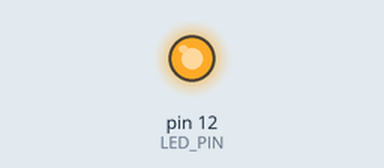
Recording of a sketch running on a simulated Arduino Uno, built with avr-gcc and run on an emulated ATmega328P. Shown: output pins drawn as LEDs (lit = HIGH). What the sketch prints to the serial monitor is not drawn.

Above: at 0.1 s.
At 30.3 s:
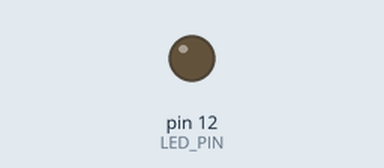
Timing chart, 0 to 40.0 s (numbered marks = the images above):
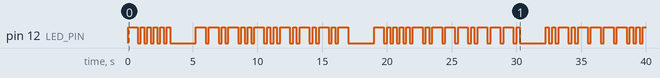

Measured:
- by itself, pin 12 (LED_PIN): LOW → HIGH at 0.00 s, → LOW 0.75 s later, → HIGH 0.25 s later, → LOW 0.25 s later, … (95 changes in this stretch)

The sketch:

1a-morse_code.ino
```cpp
/*
  Terry Field, Student # 3721738
  COMP 444
  November 18th, 2024

  This sketch "transmits" a message in Morse code via an LED. Each letter to be transmitted is
  also output to the serial port for debugging.
*/

const int LED_PIN = 12; // Digital pin to which LED is connected to

/*
  See https://morsecode.world/international/morse2.html for a description of
  International Morse Code.
*/
const int word_space_delay = 7;
const int dot_delay = 1;
const int inter_symbol_delay = 1;
const int dash_delay = 3;
const int inter_letter_delay = 3;
const int speed_factor = 250; // Adjust the speed factor to alter the words per minute

const int num_char_rows = 26;     // Number of letters in the alphabet
const int num_symbol_columns = 5; // Maximum number of symbols per Morse code character

/*
  This array contains the definitions of the Morse code characters. The '!' symbol
  is used to denote the end of the character.
  */
char morse_codes[num_char_rows][num_symbol_columns] = {
  {'.','-','!'},         // A
  {'-','.','.','.','!'}, // B
  {'-','.','-','.','!'}, // C
  {'-','.','.','!'},     // D
  {'.','!'},             // E
  {'.','.','-','.','!'}, // F
  {'-','-','.','!'},     // G
  {'.','.','.','.','!'}, // H
  {'.','.','!'},         // I
  {'.','-','-','-','!'}, // J
  {'-','.','-','!'},     // K
  {'.','-','.','.','!'}, // L
  {'-','-','!'},         // M
  {'-','.','!'},         // N
  {'-','-','-','!'},     // O
  {'.','-','-','.','!'}, // P
  {'-','-','.','-','!'}, // Q
  {'.','-','.','!'},     // R
  {'.','.','.','!'},     // S
  {'-','!'},             // T
  {'.','.','-','!'},     // U
  {'.','.','.','-','!'}, // V
  {'.','-','-','!'},     // W
  {'-','.','.','-','!'}, // X
  {'-','.','-','-','!'}, // Y
  {'-','-','.','.','!'}  // Z
};

void transmit_letter(char letter) {
  if (letter == ' ') {
    Serial.print(' ');
    delay(word_space_delay * speed_factor);
    return;
  }
  int row = (int)letter - (int)'A';
  Serial.print(letter);
  for (int i = 0; i < num_symbol_columns; i++) {
    char symbol = morse_codes[row][i];
    int symbol_delay;
    switch (symbol) {
      case '.':
        symbol_delay = dot_delay;
        break;
      case '-':
        symbol_delay = dash_delay;
        break;
      case '!':
        return;
        break;
    }
    digitalWrite(LED_PIN, HIGH);
    delay(symbol_delay * speed_factor);
    digitalWrite(LED_PIN, LOW);
    delay(inter_symbol_delay * speed_factor);
  }
  delay((inter_letter_delay - inter_symbol_delay) * speed_factor); // already delayed by inter_symbol_delay
}

void setup() {
  pinMode(LED_PIN, OUTPUT);

  // Open serial communications and wait for port to open:
  Serial.begin(9600);

  while (!Serial) {
    ; // wait for serial port to connect. Needed for native USB port only
  }
}

// Transmit the message in an endless loop
void loop() {
  String transmit_str = String("The quick brown fox jumps over the lazy dog "); // Message to transmit, only alpha chars
  transmit_str.toUpperCase();
  int str_len = transmit_str.length();
  for (int i = 0; i < str_len; i++) { // loop to iterate through the string
    transmit_letter(transmit_str[i]);
  }
  Serial.println();
}
```
